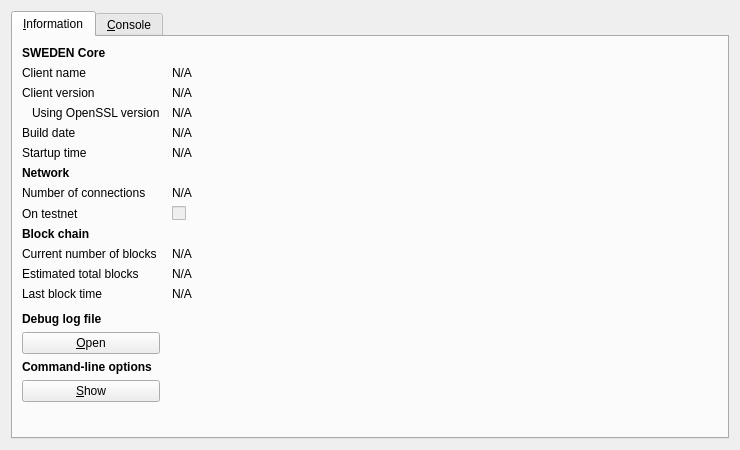
<?xml version="1.0" encoding="UTF-8"?>
<ui version="4.0">
 <class>RPCConsole</class>
 <widget class="QDialog" name="RPCConsole">
  <property name="geometry">
   <rect>
    <x>0</x>
    <y>0</y>
    <width>740</width>
    <height>450</height>
   </rect>
  </property>
  <property name="windowTitle">
   <string>SWEDEN - Debug window</string>
  </property>
  <layout class="QVBoxLayout" name="verticalLayout_2">
   <item>
    <widget class="QTabWidget" name="tabWidget">
     <property name="currentIndex">
      <number>0</number>
     </property>
     <widget class="QWidget" name="tab_info">
      <attribute name="title">
       <string>&amp;Information</string>
      </attribute>
      <layout class="QGridLayout" name="gridLayout" columnstretch="0,1">
       <property name="horizontalSpacing">
        <number>12</number>
       </property>
       <item row="0" column="0">
        <widget class="QLabel" name="label_9">
         <property name="font">
          <font>
           <weight>75</weight>
           <bold>true</bold>
          </font>
         </property>
         <property name="text">
          <string>SWEDEN Core</string>
         </property>
        </widget>
       </item>
       <item row="1" column="0">
        <widget class="QLabel" name="label_5">
         <property name="text">
          <string>Client name</string>
         </property>
        </widget>
       </item>
       <item row="1" column="1">
        <widget class="QLabel" name="clientName">
         <property name="cursor">
          <cursorShape>IBeamCursor</cursorShape>
         </property>
         <property name="text">
          <string>N/A</string>
         </property>
         <property name="textFormat">
          <enum>Qt::PlainText</enum>
         </property>
         <property name="textInteractionFlags">
          <set>Qt::LinksAccessibleByMouse|Qt::TextSelectableByKeyboard|Qt::TextSelectableByMouse</set>
         </property>
        </widget>
       </item>
       <item row="2" column="0">
        <widget class="QLabel" name="label_6">
         <property name="text">
          <string>Client version</string>
         </property>
        </widget>
       </item>
       <item row="2" column="1">
        <widget class="QLabel" name="clientVersion">
         <property name="cursor">
          <cursorShape>IBeamCursor</cursorShape>
         </property>
         <property name="text">
          <string>N/A</string>
         </property>
         <property name="textFormat">
          <enum>Qt::PlainText</enum>
         </property>
         <property name="textInteractionFlags">
          <set>Qt::LinksAccessibleByMouse|Qt::TextSelectableByKeyboard|Qt::TextSelectableByMouse</set>
         </property>
        </widget>
       </item>
       <item row="3" column="0">
        <widget class="QLabel" name="label_14">
         <property name="text">
          <string>Using OpenSSL version</string>
         </property>
         <property name="indent">
          <number>10</number>
         </property>
        </widget>
       </item>
       <item row="3" column="1">
        <widget class="QLabel" name="openSSLVersion">
         <property name="cursor">
          <cursorShape>IBeamCursor</cursorShape>
         </property>
         <property name="text">
          <string>N/A</string>
         </property>
         <property name="textFormat">
          <enum>Qt::PlainText</enum>
         </property>
         <property name="textInteractionFlags">
          <set>Qt::LinksAccessibleByMouse|Qt::TextSelectableByKeyboard|Qt::TextSelectableByMouse</set>
         </property>
        </widget>
       </item>
       <item row="4" column="0">
        <widget class="QLabel" name="label_12">
         <property name="text">
          <string>Build date</string>
         </property>
        </widget>
       </item>
       <item row="4" column="1">
        <widget class="QLabel" name="buildDate">
         <property name="cursor">
          <cursorShape>IBeamCursor</cursorShape>
         </property>
         <property name="text">
          <string>N/A</string>
         </property>
         <property name="textFormat">
          <enum>Qt::PlainText</enum>
         </property>
         <property name="textInteractionFlags">
          <set>Qt::LinksAccessibleByMouse|Qt::TextSelectableByKeyboard|Qt::TextSelectableByMouse</set>
         </property>
        </widget>
       </item>
       <item row="5" column="0">
        <widget class="QLabel" name="label_13">
         <property name="text">
          <string>Startup time</string>
         </property>
        </widget>
       </item>
       <item row="5" column="1">
        <widget class="QLabel" name="startupTime">
         <property name="cursor">
          <cursorShape>IBeamCursor</cursorShape>
         </property>
         <property name="text">
          <string>N/A</string>
         </property>
         <property name="textFormat">
          <enum>Qt::PlainText</enum>
         </property>
         <property name="textInteractionFlags">
          <set>Qt::LinksAccessibleByMouse|Qt::TextSelectableByKeyboard|Qt::TextSelectableByMouse</set>
         </property>
        </widget>
       </item>
       <item row="6" column="0">
        <widget class="QLabel" name="label_11">
         <property name="font">
          <font>
           <weight>75</weight>
           <bold>true</bold>
          </font>
         </property>
         <property name="text">
          <string>Network</string>
         </property>
        </widget>
       </item>
       <item row="7" column="0">
        <widget class="QLabel" name="label_7">
         <property name="text">
          <string>Number of connections</string>
         </property>
        </widget>
       </item>
       <item row="7" column="1">
        <widget class="QLabel" name="numberOfConnections">
         <property name="cursor">
          <cursorShape>IBeamCursor</cursorShape>
         </property>
         <property name="text">
          <string>N/A</string>
         </property>
         <property name="textFormat">
          <enum>Qt::PlainText</enum>
         </property>
         <property name="textInteractionFlags">
          <set>Qt::LinksAccessibleByMouse|Qt::TextSelectableByKeyboard|Qt::TextSelectableByMouse</set>
         </property>
        </widget>
       </item>
       <item row="8" column="0">
        <widget class="QLabel" name="label_8">
         <property name="text">
          <string>On testnet</string>
         </property>
        </widget>
       </item>
       <item row="8" column="1">
        <widget class="QCheckBox" name="isTestNet">
         <property name="enabled">
          <bool>false</bool>
         </property>
         <property name="text">
          <string/>
         </property>
        </widget>
       </item>
       <item row="9" column="0">
        <widget class="QLabel" name="label_10">
         <property name="font">
          <font>
           <weight>75</weight>
           <bold>true</bold>
          </font>
         </property>
         <property name="text">
          <string>Block chain</string>
         </property>
        </widget>
       </item>
       <item row="10" column="0">
        <widget class="QLabel" name="label_3">
         <property name="text">
          <string>Current number of blocks</string>
         </property>
        </widget>
       </item>
       <item row="10" column="1">
        <widget class="QLabel" name="numberOfBlocks">
         <property name="cursor">
          <cursorShape>IBeamCursor</cursorShape>
         </property>
         <property name="text">
          <string>N/A</string>
         </property>
         <property name="textFormat">
          <enum>Qt::PlainText</enum>
         </property>
         <property name="textInteractionFlags">
          <set>Qt::LinksAccessibleByMouse|Qt::TextSelectableByKeyboard|Qt::TextSelectableByMouse</set>
         </property>
        </widget>
       </item>
       <item row="11" column="0">
        <widget class="QLabel" name="label_4">
         <property name="text">
          <string>Estimated total blocks</string>
         </property>
        </widget>
       </item>
       <item row="11" column="1">
        <widget class="QLabel" name="totalBlocks">
         <property name="cursor">
          <cursorShape>IBeamCursor</cursorShape>
         </property>
         <property name="text">
          <string>N/A</string>
         </property>
         <property name="textFormat">
          <enum>Qt::PlainText</enum>
         </property>
         <property name="textInteractionFlags">
          <set>Qt::LinksAccessibleByMouse|Qt::TextSelectableByKeyboard|Qt::TextSelectableByMouse</set>
         </property>
        </widget>
       </item>
       <item row="12" column="0">
        <widget class="QLabel" name="label_2">
         <property name="text">
          <string>Last block time</string>
         </property>
        </widget>
       </item>
       <item row="12" column="1">
        <widget class="QLabel" name="lastBlockTime">
         <property name="cursor">
          <cursorShape>IBeamCursor</cursorShape>
         </property>
         <property name="text">
          <string>N/A</string>
         </property>
         <property name="textFormat">
          <enum>Qt::PlainText</enum>
         </property>
         <property name="textInteractionFlags">
          <set>Qt::LinksAccessibleByMouse|Qt::TextSelectableByKeyboard|Qt::TextSelectableByMouse</set>
         </property>
        </widget>
       </item>
       <item row="13" column="0">
        <spacer name="verticalSpacer_2">
         <property name="orientation">
          <enum>Qt::Vertical</enum>
         </property>
         <property name="sizeHint" stdset="0">
          <size>
           <width>20</width>
           <height>20</height>
          </size>
         </property>
        </spacer>
       </item>
       <item row="14" column="0">
        <widget class="QLabel" name="labelDebugLogfile">
         <property name="font">
          <font>
           <weight>75</weight>
           <bold>true</bold>
          </font>
         </property>
         <property name="text">
          <string>Debug log file</string>
         </property>
        </widget>
       </item>
       <item row="15" column="0">
        <widget class="QPushButton" name="openDebugLogfileButton">
         <property name="toolTip">
          <string>Open the SWEDEN debug log file from the current data directory. This can take a few seconds for large log files.</string>
         </property>
         <property name="text">
          <string>&amp;Open</string>
         </property>
         <property name="autoDefault">
          <bool>false</bool>
         </property>
        </widget>
       </item>
       <item row="16" column="0">
        <widget class="QLabel" name="labelCLOptions">
         <property name="font">
          <font>
           <weight>75</weight>
           <bold>true</bold>
          </font>
         </property>
         <property name="text">
          <string>Command-line options</string>
         </property>
        </widget>
       </item>
       <item row="17" column="0">
        <widget class="QPushButton" name="showCLOptionsButton">
         <property name="toolTip">
          <string>Show the SWEDEN-Qt help message to get a list with possible SWEDEN command-line options.</string>
         </property>
         <property name="text">
          <string>&amp;Show</string>
         </property>
         <property name="autoDefault">
          <bool>false</bool>
         </property>
        </widget>
       </item>
       <item row="18" column="0">
        <spacer name="verticalSpacer">
         <property name="orientation">
          <enum>Qt::Vertical</enum>
         </property>
         <property name="sizeHint" stdset="0">
          <size>
           <width>20</width>
           <height>40</height>
          </size>
         </property>
        </spacer>
       </item>
      </layout>
     </widget>
     <widget class="QWidget" name="tab_console">
      <attribute name="title">
       <string>&amp;Console</string>
      </attribute>
      <layout class="QVBoxLayout" name="verticalLayout_3">
       <property name="spacing">
        <number>3</number>
       </property>
       <item>
        <widget class="QTextEdit" name="messagesWidget">
         <property name="minimumSize">
          <size>
           <width>0</width>
           <height>100</height>
          </size>
         </property>
         <property name="readOnly">
          <bool>true</bool>
         </property>
         <property name="tabKeyNavigation" stdset="0">
          <bool>false</bool>
         </property>
         <property name="columnCount" stdset="0">
          <number>2</number>
         </property>
        </widget>
       </item>
       <item>
        <layout class="QHBoxLayout" name="horizontalLayout">
         <property name="spacing">
          <number>3</number>
         </property>
         <item>
          <widget class="QLabel" name="label">
           <property name="text">
            <string notr="true">&gt;</string>
           </property>
          </widget>
         </item>
         <item>
          <widget class="QLineEdit" name="lineEdit"/>
         </item>
         <item>
          <widget class="QPushButton" name="clearButton">
           <property name="maximumSize">
            <size>
             <width>24</width>
             <height>24</height>
            </size>
           </property>
           <property name="toolTip">
            <string>Clear console</string>
           </property>
           <property name="text">
            <string/>
           </property>
           <property name="icon">
            <iconset resource="../bitcoin.qrc">
             <normaloff>:/icons/remove</normaloff>:/icons/remove</iconset>
           </property>
           <property name="shortcut">
            <string notr="true">Ctrl+L</string>
           </property>
           <property name="autoDefault">
            <bool>false</bool>
           </property>
          </widget>
         </item>
        </layout>
       </item>
      </layout>
     </widget>
    </widget>
   </item>
  </layout>
 </widget>
 <resources>
  <include location="../bitcoin.qrc"/>
 </resources>
 <connections/>
</ui>
